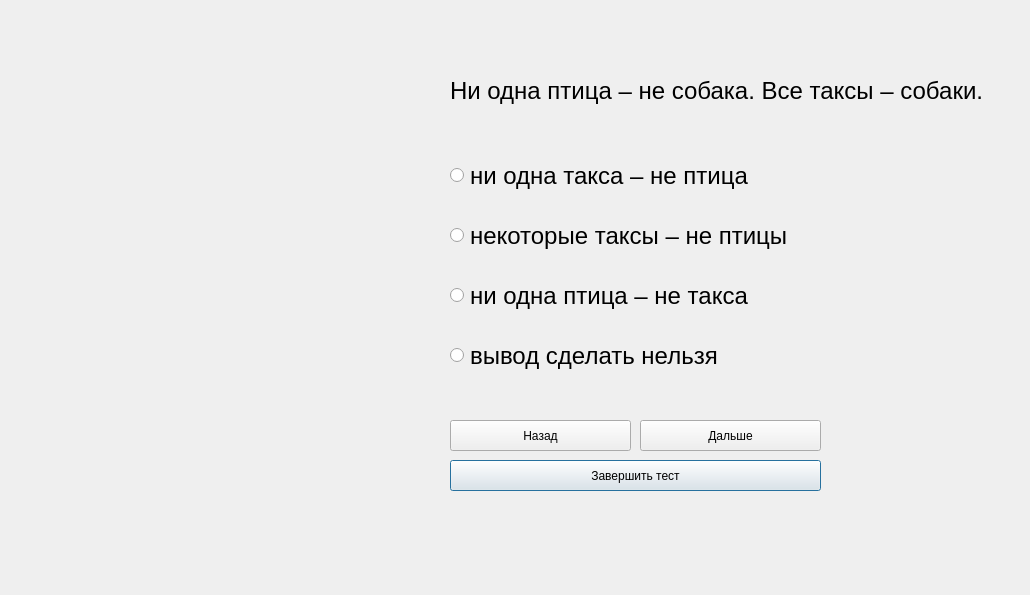
<?xml version="1.0" encoding="UTF-8"?>
<ui version="4.0">
 <class>TestForm23</class>
 <widget class="QDialog" name="TestForm23">
  <property name="geometry">
   <rect>
    <x>0</x>
    <y>0</y>
    <width>1030</width>
    <height>595</height>
   </rect>
  </property>
  <property name="windowTitle">
   <string>Dialog</string>
  </property>
  <widget class="QRadioButton" name="radioButton_3">
   <property name="geometry">
    <rect>
     <x>450</x>
     <y>280</y>
     <width>351</width>
     <height>31</height>
    </rect>
   </property>
   <property name="font">
    <font>
     <pointsize>18</pointsize>
    </font>
   </property>
   <property name="acceptDrops">
    <bool>false</bool>
   </property>
   <property name="toolTip">
    <string/>
   </property>
   <property name="text">
    <string>ни одна птица – не такса</string>
   </property>
  </widget>
  <widget class="QRadioButton" name="radioButton_2">
   <property name="geometry">
    <rect>
     <x>450</x>
     <y>220</y>
     <width>381</width>
     <height>31</height>
    </rect>
   </property>
   <property name="font">
    <font>
     <pointsize>18</pointsize>
    </font>
   </property>
   <property name="layoutDirection">
    <enum>Qt::LeftToRight</enum>
   </property>
   <property name="text">
    <string>некоторые таксы – не птицы</string>
   </property>
  </widget>
  <widget class="QLabel" name="question">
   <property name="geometry">
    <rect>
     <x>450</x>
     <y>0</y>
     <width>551</width>
     <height>181</height>
    </rect>
   </property>
   <property name="sizePolicy">
    <sizepolicy hsizetype="Preferred" vsizetype="Preferred">
     <horstretch>0</horstretch>
     <verstretch>0</verstretch>
    </sizepolicy>
   </property>
   <property name="font">
    <font>
     <pointsize>18</pointsize>
    </font>
   </property>
   <property name="mouseTracking">
    <bool>true</bool>
   </property>
   <property name="tabletTracking">
    <bool>false</bool>
   </property>
   <property name="focusPolicy">
    <enum>Qt::NoFocus</enum>
   </property>
   <property name="contextMenuPolicy">
    <enum>Qt::PreventContextMenu</enum>
   </property>
   <property name="autoFillBackground">
    <bool>false</bool>
   </property>
   <property name="midLineWidth">
    <number>-2</number>
   </property>
   <property name="text">
    <string>Ни одна птица – не собака. Все таксы – собаки.</string>
   </property>
   <property name="textFormat">
    <enum>Qt::AutoText</enum>
   </property>
   <property name="scaledContents">
    <bool>false</bool>
   </property>
   <property name="wordWrap">
    <bool>true</bool>
   </property>
   <property name="openExternalLinks">
    <bool>false</bool>
   </property>
  </widget>
  <widget class="QLabel" name="image">
   <property name="geometry">
    <rect>
     <x>10</x>
     <y>50</y>
     <width>411</width>
     <height>331</height>
    </rect>
   </property>
   <property name="text">
    <string/>
   </property>
  </widget>
  <widget class="QPushButton" name="finish_pushButton">
   <property name="geometry">
    <rect>
     <x>450</x>
     <y>460</y>
     <width>371</width>
     <height>31</height>
    </rect>
   </property>
   <property name="text">
    <string>Завершить тест</string>
   </property>
  </widget>
  <widget class="QPushButton" name="back_pushButton">
   <property name="geometry">
    <rect>
     <x>450</x>
     <y>420</y>
     <width>181</width>
     <height>31</height>
    </rect>
   </property>
   <property name="text">
    <string>Назад</string>
   </property>
  </widget>
  <widget class="QPushButton" name="next_pushButton">
   <property name="geometry">
    <rect>
     <x>640</x>
     <y>420</y>
     <width>181</width>
     <height>31</height>
    </rect>
   </property>
   <property name="text">
    <string>Дальше</string>
   </property>
  </widget>
  <widget class="QRadioButton" name="radioButton_4">
   <property name="geometry">
    <rect>
     <x>450</x>
     <y>340</y>
     <width>301</width>
     <height>31</height>
    </rect>
   </property>
   <property name="font">
    <font>
     <pointsize>18</pointsize>
    </font>
   </property>
   <property name="acceptDrops">
    <bool>false</bool>
   </property>
   <property name="toolTip">
    <string/>
   </property>
   <property name="text">
    <string>вывод сделать нельзя</string>
   </property>
  </widget>
  <widget class="QRadioButton" name="radioButton">
   <property name="geometry">
    <rect>
     <x>450</x>
     <y>160</y>
     <width>321</width>
     <height>31</height>
    </rect>
   </property>
   <property name="font">
    <font>
     <pointsize>18</pointsize>
    </font>
   </property>
   <property name="acceptDrops">
    <bool>false</bool>
   </property>
   <property name="toolTip">
    <string/>
   </property>
   <property name="text">
    <string>ни одна такса – не птица</string>
   </property>
  </widget>
 </widget>
 <resources/>
 <connections/>
</ui>
